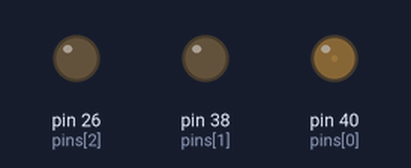
The program below on a simulated Raspberry Pi (header pin numbers). Parts: output pins drawn as LEDs (lit = HIGH). Random numbers come from a fixed seed.

Above: at 0.05 s.
At 0.5 s:
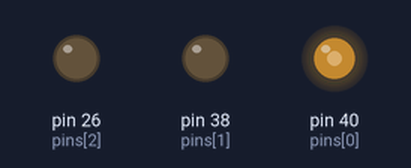
At 0.75 s:
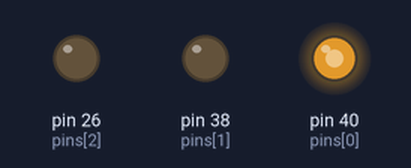
At 1.0 s:
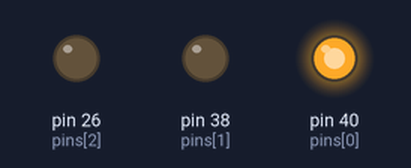
Timing chart, 0 to 3.0 s (numbered marks = the images above):
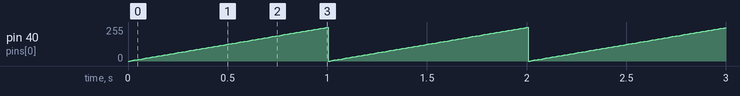

Measured:
- by itself, pin 40 (pins[0]): ramps from 0/255 to 252/255 and jumps back, once every 1.0 s

The program:

rgb.py
```python
import RPi.GPIO as gpio
import time
import random

pins = [40, 38, 26]
interval = 0.01

def setup():
    global firstPinPwm, secondPinPwm, thirdPinPwm
    gpio.setmode(gpio.BOARD)
    for i in pins:
        gpio.setup(i, gpio.OUT)
        gpio.output(i, gpio.HIGH)
    firstPinPwm = gpio.PWM(pins[0], 2000)
    secondPinPwm = gpio.PWM(pins[1], 2000)
    thirdPinPwm = gpio.PWM(pins[2], 2000)
    firstPinPwm.start(0)
    secondPinPwm.start(0)
    thirdPinPwm.start(0)

def setColor(r, g, b):
    firstPinPwm.ChangeDutyCycle(r)
    secondPinPwm.ChangeDutyCycle(g)
    thirdPinPwm.ChangeDutyCycle(b)

def loop():
    while True:
        r = random.randint(0, 100)
        g = random.randint(0, 100)
        b = random.randint(0, 100)
        print('Color {} - {} - {}'.format(r, g, b))
        setColor(r, g, b)
        time.sleep(interval)

def loopAll():
    while True:
        for i in range(0, 100):
            setColor(i, 0, 0)
            time.sleep(interval)


def end():
    firstPinPwm.stop()
    secondPinPwm.stop()
    thirdPinPwm.stop()
    gpio.cleanup()

setup()
try:
    loopAll()
except KeyboardInterrupt:
    end()
```
